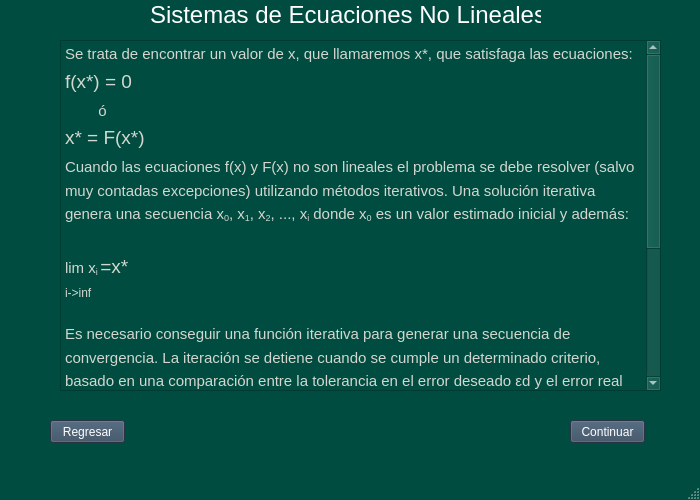
<?xml version="1.0" encoding="UTF-8"?>
<ui version="4.0">
 <class>ecuacionesnolineales</class>
 <widget class="QMainWindow" name="ecuacionesnolineales">
  <property name="geometry">
   <rect>
    <x>0</x>
    <y>0</y>
    <width>700</width>
    <height>500</height>
   </rect>
  </property>
  <property name="palette">
   <palette>
    <active>
     <colorrole role="WindowText">
      <brush brushstyle="SolidPattern">
       <color alpha="255">
        <red>255</red>
        <green>255</green>
        <blue>255</blue>
       </color>
      </brush>
     </colorrole>
     <colorrole role="Button">
      <brush brushstyle="SolidPattern">
       <color alpha="255">
        <red>0</red>
        <green>76</green>
        <blue>64</blue>
       </color>
      </brush>
     </colorrole>
     <colorrole role="Light">
      <brush brushstyle="SolidPattern">
       <color alpha="255">
        <red>0</red>
        <green>114</green>
        <blue>96</blue>
       </color>
      </brush>
     </colorrole>
     <colorrole role="Midlight">
      <brush brushstyle="SolidPattern">
       <color alpha="255">
        <red>0</red>
        <green>95</green>
        <blue>80</blue>
       </color>
      </brush>
     </colorrole>
     <colorrole role="Dark">
      <brush brushstyle="SolidPattern">
       <color alpha="255">
        <red>0</red>
        <green>38</green>
        <blue>32</blue>
       </color>
      </brush>
     </colorrole>
     <colorrole role="Mid">
      <brush brushstyle="SolidPattern">
       <color alpha="255">
        <red>0</red>
        <green>50</green>
        <blue>42</blue>
       </color>
      </brush>
     </colorrole>
     <colorrole role="Text">
      <brush brushstyle="SolidPattern">
       <color alpha="255">
        <red>255</red>
        <green>255</green>
        <blue>255</blue>
       </color>
      </brush>
     </colorrole>
     <colorrole role="BrightText">
      <brush brushstyle="SolidPattern">
       <color alpha="255">
        <red>255</red>
        <green>255</green>
        <blue>255</blue>
       </color>
      </brush>
     </colorrole>
     <colorrole role="ButtonText">
      <brush brushstyle="SolidPattern">
       <color alpha="255">
        <red>255</red>
        <green>255</green>
        <blue>255</blue>
       </color>
      </brush>
     </colorrole>
     <colorrole role="Base">
      <brush brushstyle="SolidPattern">
       <color alpha="255">
        <red>0</red>
        <green>0</green>
        <blue>0</blue>
       </color>
      </brush>
     </colorrole>
     <colorrole role="Window">
      <brush brushstyle="SolidPattern">
       <color alpha="255">
        <red>0</red>
        <green>76</green>
        <blue>64</blue>
       </color>
      </brush>
     </colorrole>
     <colorrole role="Shadow">
      <brush brushstyle="SolidPattern">
       <color alpha="255">
        <red>0</red>
        <green>0</green>
        <blue>0</blue>
       </color>
      </brush>
     </colorrole>
     <colorrole role="AlternateBase">
      <brush brushstyle="SolidPattern">
       <color alpha="255">
        <red>0</red>
        <green>38</green>
        <blue>32</blue>
       </color>
      </brush>
     </colorrole>
     <colorrole role="ToolTipBase">
      <brush brushstyle="SolidPattern">
       <color alpha="255">
        <red>255</red>
        <green>255</green>
        <blue>220</blue>
       </color>
      </brush>
     </colorrole>
     <colorrole role="ToolTipText">
      <brush brushstyle="SolidPattern">
       <color alpha="255">
        <red>0</red>
        <green>0</green>
        <blue>0</blue>
       </color>
      </brush>
     </colorrole>
     <colorrole role="PlaceholderText">
      <brush brushstyle="SolidPattern">
       <color alpha="128">
        <red>255</red>
        <green>255</green>
        <blue>255</blue>
       </color>
      </brush>
     </colorrole>
    </active>
    <inactive>
     <colorrole role="WindowText">
      <brush brushstyle="SolidPattern">
       <color alpha="255">
        <red>255</red>
        <green>255</green>
        <blue>255</blue>
       </color>
      </brush>
     </colorrole>
     <colorrole role="Button">
      <brush brushstyle="SolidPattern">
       <color alpha="255">
        <red>0</red>
        <green>76</green>
        <blue>64</blue>
       </color>
      </brush>
     </colorrole>
     <colorrole role="Light">
      <brush brushstyle="SolidPattern">
       <color alpha="255">
        <red>0</red>
        <green>114</green>
        <blue>96</blue>
       </color>
      </brush>
     </colorrole>
     <colorrole role="Midlight">
      <brush brushstyle="SolidPattern">
       <color alpha="255">
        <red>0</red>
        <green>95</green>
        <blue>80</blue>
       </color>
      </brush>
     </colorrole>
     <colorrole role="Dark">
      <brush brushstyle="SolidPattern">
       <color alpha="255">
        <red>0</red>
        <green>38</green>
        <blue>32</blue>
       </color>
      </brush>
     </colorrole>
     <colorrole role="Mid">
      <brush brushstyle="SolidPattern">
       <color alpha="255">
        <red>0</red>
        <green>50</green>
        <blue>42</blue>
       </color>
      </brush>
     </colorrole>
     <colorrole role="Text">
      <brush brushstyle="SolidPattern">
       <color alpha="255">
        <red>255</red>
        <green>255</green>
        <blue>255</blue>
       </color>
      </brush>
     </colorrole>
     <colorrole role="BrightText">
      <brush brushstyle="SolidPattern">
       <color alpha="255">
        <red>255</red>
        <green>255</green>
        <blue>255</blue>
       </color>
      </brush>
     </colorrole>
     <colorrole role="ButtonText">
      <brush brushstyle="SolidPattern">
       <color alpha="255">
        <red>255</red>
        <green>255</green>
        <blue>255</blue>
       </color>
      </brush>
     </colorrole>
     <colorrole role="Base">
      <brush brushstyle="SolidPattern">
       <color alpha="255">
        <red>0</red>
        <green>0</green>
        <blue>0</blue>
       </color>
      </brush>
     </colorrole>
     <colorrole role="Window">
      <brush brushstyle="SolidPattern">
       <color alpha="255">
        <red>0</red>
        <green>76</green>
        <blue>64</blue>
       </color>
      </brush>
     </colorrole>
     <colorrole role="Shadow">
      <brush brushstyle="SolidPattern">
       <color alpha="255">
        <red>0</red>
        <green>0</green>
        <blue>0</blue>
       </color>
      </brush>
     </colorrole>
     <colorrole role="AlternateBase">
      <brush brushstyle="SolidPattern">
       <color alpha="255">
        <red>0</red>
        <green>38</green>
        <blue>32</blue>
       </color>
      </brush>
     </colorrole>
     <colorrole role="ToolTipBase">
      <brush brushstyle="SolidPattern">
       <color alpha="255">
        <red>255</red>
        <green>255</green>
        <blue>220</blue>
       </color>
      </brush>
     </colorrole>
     <colorrole role="ToolTipText">
      <brush brushstyle="SolidPattern">
       <color alpha="255">
        <red>0</red>
        <green>0</green>
        <blue>0</blue>
       </color>
      </brush>
     </colorrole>
     <colorrole role="PlaceholderText">
      <brush brushstyle="SolidPattern">
       <color alpha="128">
        <red>255</red>
        <green>255</green>
        <blue>255</blue>
       </color>
      </brush>
     </colorrole>
    </inactive>
    <disabled>
     <colorrole role="WindowText">
      <brush brushstyle="SolidPattern">
       <color alpha="255">
        <red>0</red>
        <green>38</green>
        <blue>32</blue>
       </color>
      </brush>
     </colorrole>
     <colorrole role="Button">
      <brush brushstyle="SolidPattern">
       <color alpha="255">
        <red>0</red>
        <green>76</green>
        <blue>64</blue>
       </color>
      </brush>
     </colorrole>
     <colorrole role="Light">
      <brush brushstyle="SolidPattern">
       <color alpha="255">
        <red>0</red>
        <green>114</green>
        <blue>96</blue>
       </color>
      </brush>
     </colorrole>
     <colorrole role="Midlight">
      <brush brushstyle="SolidPattern">
       <color alpha="255">
        <red>0</red>
        <green>95</green>
        <blue>80</blue>
       </color>
      </brush>
     </colorrole>
     <colorrole role="Dark">
      <brush brushstyle="SolidPattern">
       <color alpha="255">
        <red>0</red>
        <green>38</green>
        <blue>32</blue>
       </color>
      </brush>
     </colorrole>
     <colorrole role="Mid">
      <brush brushstyle="SolidPattern">
       <color alpha="255">
        <red>0</red>
        <green>50</green>
        <blue>42</blue>
       </color>
      </brush>
     </colorrole>
     <colorrole role="Text">
      <brush brushstyle="SolidPattern">
       <color alpha="255">
        <red>0</red>
        <green>38</green>
        <blue>32</blue>
       </color>
      </brush>
     </colorrole>
     <colorrole role="BrightText">
      <brush brushstyle="SolidPattern">
       <color alpha="255">
        <red>255</red>
        <green>255</green>
        <blue>255</blue>
       </color>
      </brush>
     </colorrole>
     <colorrole role="ButtonText">
      <brush brushstyle="SolidPattern">
       <color alpha="255">
        <red>0</red>
        <green>38</green>
        <blue>32</blue>
       </color>
      </brush>
     </colorrole>
     <colorrole role="Base">
      <brush brushstyle="SolidPattern">
       <color alpha="255">
        <red>0</red>
        <green>76</green>
        <blue>64</blue>
       </color>
      </brush>
     </colorrole>
     <colorrole role="Window">
      <brush brushstyle="SolidPattern">
       <color alpha="255">
        <red>0</red>
        <green>76</green>
        <blue>64</blue>
       </color>
      </brush>
     </colorrole>
     <colorrole role="Shadow">
      <brush brushstyle="SolidPattern">
       <color alpha="255">
        <red>0</red>
        <green>0</green>
        <blue>0</blue>
       </color>
      </brush>
     </colorrole>
     <colorrole role="AlternateBase">
      <brush brushstyle="SolidPattern">
       <color alpha="255">
        <red>0</red>
        <green>76</green>
        <blue>64</blue>
       </color>
      </brush>
     </colorrole>
     <colorrole role="ToolTipBase">
      <brush brushstyle="SolidPattern">
       <color alpha="255">
        <red>255</red>
        <green>255</green>
        <blue>220</blue>
       </color>
      </brush>
     </colorrole>
     <colorrole role="ToolTipText">
      <brush brushstyle="SolidPattern">
       <color alpha="255">
        <red>0</red>
        <green>0</green>
        <blue>0</blue>
       </color>
      </brush>
     </colorrole>
     <colorrole role="PlaceholderText">
      <brush brushstyle="SolidPattern">
       <color alpha="128">
        <red>255</red>
        <green>255</green>
        <blue>255</blue>
       </color>
      </brush>
     </colorrole>
    </disabled>
   </palette>
  </property>
  <property name="windowTitle">
   <string>MainWindow</string>
  </property>
  <widget class="QWidget" name="centralwidget">
   <widget class="QLabel" name="label">
    <property name="geometry">
     <rect>
      <x>150</x>
      <y>-20</y>
      <width>391</width>
      <height>71</height>
     </rect>
    </property>
    <property name="text">
     <string>&lt;html&gt;&lt;head/&gt;&lt;body&gt;&lt;p align=&quot;center&quot;&gt;&lt;span style=&quot; font-size:18pt;&quot;&gt;Sistemas de Ecuaciones No Lineales&lt;/span&gt;&lt;/p&gt;&lt;/body&gt;&lt;/html&gt;</string>
    </property>
   </widget>
   <widget class="QPushButton" name="pushButton">
    <property name="geometry">
     <rect>
      <x>50</x>
      <y>420</y>
      <width>75</width>
      <height>23</height>
     </rect>
    </property>
    <property name="palette">
     <palette>
      <active>
       <colorrole role="WindowText">
        <brush brushstyle="SolidPattern">
         <color alpha="255">
          <red>255</red>
          <green>255</green>
          <blue>255</blue>
         </color>
        </brush>
       </colorrole>
       <colorrole role="Button">
        <brush brushstyle="SolidPattern">
         <color alpha="255">
          <red>53</red>
          <green>73</green>
          <blue>94</blue>
         </color>
        </brush>
       </colorrole>
       <colorrole role="Light">
        <brush brushstyle="SolidPattern">
         <color alpha="255">
          <red>79</red>
          <green>109</green>
          <blue>141</blue>
         </color>
        </brush>
       </colorrole>
       <colorrole role="Midlight">
        <brush brushstyle="SolidPattern">
         <color alpha="255">
          <red>66</red>
          <green>91</green>
          <blue>117</blue>
         </color>
        </brush>
       </colorrole>
       <colorrole role="Dark">
        <brush brushstyle="SolidPattern">
         <color alpha="255">
          <red>26</red>
          <green>36</green>
          <blue>47</blue>
         </color>
        </brush>
       </colorrole>
       <colorrole role="Mid">
        <brush brushstyle="SolidPattern">
         <color alpha="255">
          <red>35</red>
          <green>48</green>
          <blue>62</blue>
         </color>
        </brush>
       </colorrole>
       <colorrole role="Text">
        <brush brushstyle="SolidPattern">
         <color alpha="255">
          <red>255</red>
          <green>255</green>
          <blue>255</blue>
         </color>
        </brush>
       </colorrole>
       <colorrole role="BrightText">
        <brush brushstyle="SolidPattern">
         <color alpha="255">
          <red>255</red>
          <green>255</green>
          <blue>255</blue>
         </color>
        </brush>
       </colorrole>
       <colorrole role="ButtonText">
        <brush brushstyle="SolidPattern">
         <color alpha="255">
          <red>255</red>
          <green>255</green>
          <blue>255</blue>
         </color>
        </brush>
       </colorrole>
       <colorrole role="Base">
        <brush brushstyle="SolidPattern">
         <color alpha="255">
          <red>0</red>
          <green>0</green>
          <blue>0</blue>
         </color>
        </brush>
       </colorrole>
       <colorrole role="Window">
        <brush brushstyle="SolidPattern">
         <color alpha="255">
          <red>53</red>
          <green>73</green>
          <blue>94</blue>
         </color>
        </brush>
       </colorrole>
       <colorrole role="Shadow">
        <brush brushstyle="SolidPattern">
         <color alpha="255">
          <red>0</red>
          <green>0</green>
          <blue>0</blue>
         </color>
        </brush>
       </colorrole>
       <colorrole role="AlternateBase">
        <brush brushstyle="SolidPattern">
         <color alpha="255">
          <red>26</red>
          <green>36</green>
          <blue>47</blue>
         </color>
        </brush>
       </colorrole>
       <colorrole role="ToolTipBase">
        <brush brushstyle="SolidPattern">
         <color alpha="255">
          <red>255</red>
          <green>255</green>
          <blue>220</blue>
         </color>
        </brush>
       </colorrole>
       <colorrole role="ToolTipText">
        <brush brushstyle="SolidPattern">
         <color alpha="255">
          <red>0</red>
          <green>0</green>
          <blue>0</blue>
         </color>
        </brush>
       </colorrole>
       <colorrole role="PlaceholderText">
        <brush brushstyle="SolidPattern">
         <color alpha="128">
          <red>255</red>
          <green>255</green>
          <blue>255</blue>
         </color>
        </brush>
       </colorrole>
      </active>
      <inactive>
       <colorrole role="WindowText">
        <brush brushstyle="SolidPattern">
         <color alpha="255">
          <red>255</red>
          <green>255</green>
          <blue>255</blue>
         </color>
        </brush>
       </colorrole>
       <colorrole role="Button">
        <brush brushstyle="SolidPattern">
         <color alpha="255">
          <red>53</red>
          <green>73</green>
          <blue>94</blue>
         </color>
        </brush>
       </colorrole>
       <colorrole role="Light">
        <brush brushstyle="SolidPattern">
         <color alpha="255">
          <red>79</red>
          <green>109</green>
          <blue>141</blue>
         </color>
        </brush>
       </colorrole>
       <colorrole role="Midlight">
        <brush brushstyle="SolidPattern">
         <color alpha="255">
          <red>66</red>
          <green>91</green>
          <blue>117</blue>
         </color>
        </brush>
       </colorrole>
       <colorrole role="Dark">
        <brush brushstyle="SolidPattern">
         <color alpha="255">
          <red>26</red>
          <green>36</green>
          <blue>47</blue>
         </color>
        </brush>
       </colorrole>
       <colorrole role="Mid">
        <brush brushstyle="SolidPattern">
         <color alpha="255">
          <red>35</red>
          <green>48</green>
          <blue>62</blue>
         </color>
        </brush>
       </colorrole>
       <colorrole role="Text">
        <brush brushstyle="SolidPattern">
         <color alpha="255">
          <red>255</red>
          <green>255</green>
          <blue>255</blue>
         </color>
        </brush>
       </colorrole>
       <colorrole role="BrightText">
        <brush brushstyle="SolidPattern">
         <color alpha="255">
          <red>255</red>
          <green>255</green>
          <blue>255</blue>
         </color>
        </brush>
       </colorrole>
       <colorrole role="ButtonText">
        <brush brushstyle="SolidPattern">
         <color alpha="255">
          <red>255</red>
          <green>255</green>
          <blue>255</blue>
         </color>
        </brush>
       </colorrole>
       <colorrole role="Base">
        <brush brushstyle="SolidPattern">
         <color alpha="255">
          <red>0</red>
          <green>0</green>
          <blue>0</blue>
         </color>
        </brush>
       </colorrole>
       <colorrole role="Window">
        <brush brushstyle="SolidPattern">
         <color alpha="255">
          <red>53</red>
          <green>73</green>
          <blue>94</blue>
         </color>
        </brush>
       </colorrole>
       <colorrole role="Shadow">
        <brush brushstyle="SolidPattern">
         <color alpha="255">
          <red>0</red>
          <green>0</green>
          <blue>0</blue>
         </color>
        </brush>
       </colorrole>
       <colorrole role="AlternateBase">
        <brush brushstyle="SolidPattern">
         <color alpha="255">
          <red>26</red>
          <green>36</green>
          <blue>47</blue>
         </color>
        </brush>
       </colorrole>
       <colorrole role="ToolTipBase">
        <brush brushstyle="SolidPattern">
         <color alpha="255">
          <red>255</red>
          <green>255</green>
          <blue>220</blue>
         </color>
        </brush>
       </colorrole>
       <colorrole role="ToolTipText">
        <brush brushstyle="SolidPattern">
         <color alpha="255">
          <red>0</red>
          <green>0</green>
          <blue>0</blue>
         </color>
        </brush>
       </colorrole>
       <colorrole role="PlaceholderText">
        <brush brushstyle="SolidPattern">
         <color alpha="128">
          <red>255</red>
          <green>255</green>
          <blue>255</blue>
         </color>
        </brush>
       </colorrole>
      </inactive>
      <disabled>
       <colorrole role="WindowText">
        <brush brushstyle="SolidPattern">
         <color alpha="255">
          <red>26</red>
          <green>36</green>
          <blue>47</blue>
         </color>
        </brush>
       </colorrole>
       <colorrole role="Button">
        <brush brushstyle="SolidPattern">
         <color alpha="255">
          <red>53</red>
          <green>73</green>
          <blue>94</blue>
         </color>
        </brush>
       </colorrole>
       <colorrole role="Light">
        <brush brushstyle="SolidPattern">
         <color alpha="255">
          <red>79</red>
          <green>109</green>
          <blue>141</blue>
         </color>
        </brush>
       </colorrole>
       <colorrole role="Midlight">
        <brush brushstyle="SolidPattern">
         <color alpha="255">
          <red>66</red>
          <green>91</green>
          <blue>117</blue>
         </color>
        </brush>
       </colorrole>
       <colorrole role="Dark">
        <brush brushstyle="SolidPattern">
         <color alpha="255">
          <red>26</red>
          <green>36</green>
          <blue>47</blue>
         </color>
        </brush>
       </colorrole>
       <colorrole role="Mid">
        <brush brushstyle="SolidPattern">
         <color alpha="255">
          <red>35</red>
          <green>48</green>
          <blue>62</blue>
         </color>
        </brush>
       </colorrole>
       <colorrole role="Text">
        <brush brushstyle="SolidPattern">
         <color alpha="255">
          <red>26</red>
          <green>36</green>
          <blue>47</blue>
         </color>
        </brush>
       </colorrole>
       <colorrole role="BrightText">
        <brush brushstyle="SolidPattern">
         <color alpha="255">
          <red>255</red>
          <green>255</green>
          <blue>255</blue>
         </color>
        </brush>
       </colorrole>
       <colorrole role="ButtonText">
        <brush brushstyle="SolidPattern">
         <color alpha="255">
          <red>26</red>
          <green>36</green>
          <blue>47</blue>
         </color>
        </brush>
       </colorrole>
       <colorrole role="Base">
        <brush brushstyle="SolidPattern">
         <color alpha="255">
          <red>53</red>
          <green>73</green>
          <blue>94</blue>
         </color>
        </brush>
       </colorrole>
       <colorrole role="Window">
        <brush brushstyle="SolidPattern">
         <color alpha="255">
          <red>53</red>
          <green>73</green>
          <blue>94</blue>
         </color>
        </brush>
       </colorrole>
       <colorrole role="Shadow">
        <brush brushstyle="SolidPattern">
         <color alpha="255">
          <red>0</red>
          <green>0</green>
          <blue>0</blue>
         </color>
        </brush>
       </colorrole>
       <colorrole role="AlternateBase">
        <brush brushstyle="SolidPattern">
         <color alpha="255">
          <red>53</red>
          <green>73</green>
          <blue>94</blue>
         </color>
        </brush>
       </colorrole>
       <colorrole role="ToolTipBase">
        <brush brushstyle="SolidPattern">
         <color alpha="255">
          <red>255</red>
          <green>255</green>
          <blue>220</blue>
         </color>
        </brush>
       </colorrole>
       <colorrole role="ToolTipText">
        <brush brushstyle="SolidPattern">
         <color alpha="255">
          <red>0</red>
          <green>0</green>
          <blue>0</blue>
         </color>
        </brush>
       </colorrole>
       <colorrole role="PlaceholderText">
        <brush brushstyle="SolidPattern">
         <color alpha="128">
          <red>255</red>
          <green>255</green>
          <blue>255</blue>
         </color>
        </brush>
       </colorrole>
      </disabled>
     </palette>
    </property>
    <property name="text">
     <string>Regresar</string>
    </property>
   </widget>
   <widget class="QPushButton" name="pushButton_2">
    <property name="geometry">
     <rect>
      <x>570</x>
      <y>420</y>
      <width>75</width>
      <height>23</height>
     </rect>
    </property>
    <property name="palette">
     <palette>
      <active>
       <colorrole role="WindowText">
        <brush brushstyle="SolidPattern">
         <color alpha="255">
          <red>255</red>
          <green>255</green>
          <blue>255</blue>
         </color>
        </brush>
       </colorrole>
       <colorrole role="Button">
        <brush brushstyle="SolidPattern">
         <color alpha="255">
          <red>53</red>
          <green>73</green>
          <blue>94</blue>
         </color>
        </brush>
       </colorrole>
       <colorrole role="Light">
        <brush brushstyle="SolidPattern">
         <color alpha="255">
          <red>79</red>
          <green>109</green>
          <blue>141</blue>
         </color>
        </brush>
       </colorrole>
       <colorrole role="Midlight">
        <brush brushstyle="SolidPattern">
         <color alpha="255">
          <red>66</red>
          <green>91</green>
          <blue>117</blue>
         </color>
        </brush>
       </colorrole>
       <colorrole role="Dark">
        <brush brushstyle="SolidPattern">
         <color alpha="255">
          <red>26</red>
          <green>36</green>
          <blue>47</blue>
         </color>
        </brush>
       </colorrole>
       <colorrole role="Mid">
        <brush brushstyle="SolidPattern">
         <color alpha="255">
          <red>35</red>
          <green>48</green>
          <blue>62</blue>
         </color>
        </brush>
       </colorrole>
       <colorrole role="Text">
        <brush brushstyle="SolidPattern">
         <color alpha="255">
          <red>255</red>
          <green>255</green>
          <blue>255</blue>
         </color>
        </brush>
       </colorrole>
       <colorrole role="BrightText">
        <brush brushstyle="SolidPattern">
         <color alpha="255">
          <red>255</red>
          <green>255</green>
          <blue>255</blue>
         </color>
        </brush>
       </colorrole>
       <colorrole role="ButtonText">
        <brush brushstyle="SolidPattern">
         <color alpha="255">
          <red>255</red>
          <green>255</green>
          <blue>255</blue>
         </color>
        </brush>
       </colorrole>
       <colorrole role="Base">
        <brush brushstyle="SolidPattern">
         <color alpha="255">
          <red>0</red>
          <green>0</green>
          <blue>0</blue>
         </color>
        </brush>
       </colorrole>
       <colorrole role="Window">
        <brush brushstyle="SolidPattern">
         <color alpha="255">
          <red>53</red>
          <green>73</green>
          <blue>94</blue>
         </color>
        </brush>
       </colorrole>
       <colorrole role="Shadow">
        <brush brushstyle="SolidPattern">
         <color alpha="255">
          <red>0</red>
          <green>0</green>
          <blue>0</blue>
         </color>
        </brush>
       </colorrole>
       <colorrole role="AlternateBase">
        <brush brushstyle="SolidPattern">
         <color alpha="255">
          <red>26</red>
          <green>36</green>
          <blue>47</blue>
         </color>
        </brush>
       </colorrole>
       <colorrole role="ToolTipBase">
        <brush brushstyle="SolidPattern">
         <color alpha="255">
          <red>255</red>
          <green>255</green>
          <blue>220</blue>
         </color>
        </brush>
       </colorrole>
       <colorrole role="ToolTipText">
        <brush brushstyle="SolidPattern">
         <color alpha="255">
          <red>0</red>
          <green>0</green>
          <blue>0</blue>
         </color>
        </brush>
       </colorrole>
       <colorrole role="PlaceholderText">
        <brush brushstyle="SolidPattern">
         <color alpha="128">
          <red>255</red>
          <green>255</green>
          <blue>255</blue>
         </color>
        </brush>
       </colorrole>
      </active>
      <inactive>
       <colorrole role="WindowText">
        <brush brushstyle="SolidPattern">
         <color alpha="255">
          <red>255</red>
          <green>255</green>
          <blue>255</blue>
         </color>
        </brush>
       </colorrole>
       <colorrole role="Button">
        <brush brushstyle="SolidPattern">
         <color alpha="255">
          <red>53</red>
          <green>73</green>
          <blue>94</blue>
         </color>
        </brush>
       </colorrole>
       <colorrole role="Light">
        <brush brushstyle="SolidPattern">
         <color alpha="255">
          <red>79</red>
          <green>109</green>
          <blue>141</blue>
         </color>
        </brush>
       </colorrole>
       <colorrole role="Midlight">
        <brush brushstyle="SolidPattern">
         <color alpha="255">
          <red>66</red>
          <green>91</green>
          <blue>117</blue>
         </color>
        </brush>
       </colorrole>
       <colorrole role="Dark">
        <brush brushstyle="SolidPattern">
         <color alpha="255">
          <red>26</red>
          <green>36</green>
          <blue>47</blue>
         </color>
        </brush>
       </colorrole>
       <colorrole role="Mid">
        <brush brushstyle="SolidPattern">
         <color alpha="255">
          <red>35</red>
          <green>48</green>
          <blue>62</blue>
         </color>
        </brush>
       </colorrole>
       <colorrole role="Text">
        <brush brushstyle="SolidPattern">
         <color alpha="255">
          <red>255</red>
          <green>255</green>
          <blue>255</blue>
         </color>
        </brush>
       </colorrole>
       <colorrole role="BrightText">
        <brush brushstyle="SolidPattern">
         <color alpha="255">
          <red>255</red>
          <green>255</green>
          <blue>255</blue>
         </color>
        </brush>
       </colorrole>
       <colorrole role="ButtonText">
        <brush brushstyle="SolidPattern">
         <color alpha="255">
          <red>255</red>
          <green>255</green>
          <blue>255</blue>
         </color>
        </brush>
       </colorrole>
       <colorrole role="Base">
        <brush brushstyle="SolidPattern">
         <color alpha="255">
          <red>0</red>
          <green>0</green>
          <blue>0</blue>
         </color>
        </brush>
       </colorrole>
       <colorrole role="Window">
        <brush brushstyle="SolidPattern">
         <color alpha="255">
          <red>53</red>
          <green>73</green>
          <blue>94</blue>
         </color>
        </brush>
       </colorrole>
       <colorrole role="Shadow">
        <brush brushstyle="SolidPattern">
         <color alpha="255">
          <red>0</red>
          <green>0</green>
          <blue>0</blue>
         </color>
        </brush>
       </colorrole>
       <colorrole role="AlternateBase">
        <brush brushstyle="SolidPattern">
         <color alpha="255">
          <red>26</red>
          <green>36</green>
          <blue>47</blue>
         </color>
        </brush>
       </colorrole>
       <colorrole role="ToolTipBase">
        <brush brushstyle="SolidPattern">
         <color alpha="255">
          <red>255</red>
          <green>255</green>
          <blue>220</blue>
         </color>
        </brush>
       </colorrole>
       <colorrole role="ToolTipText">
        <brush brushstyle="SolidPattern">
         <color alpha="255">
          <red>0</red>
          <green>0</green>
          <blue>0</blue>
         </color>
        </brush>
       </colorrole>
       <colorrole role="PlaceholderText">
        <brush brushstyle="SolidPattern">
         <color alpha="128">
          <red>255</red>
          <green>255</green>
          <blue>255</blue>
         </color>
        </brush>
       </colorrole>
      </inactive>
      <disabled>
       <colorrole role="WindowText">
        <brush brushstyle="SolidPattern">
         <color alpha="255">
          <red>26</red>
          <green>36</green>
          <blue>47</blue>
         </color>
        </brush>
       </colorrole>
       <colorrole role="Button">
        <brush brushstyle="SolidPattern">
         <color alpha="255">
          <red>53</red>
          <green>73</green>
          <blue>94</blue>
         </color>
        </brush>
       </colorrole>
       <colorrole role="Light">
        <brush brushstyle="SolidPattern">
         <color alpha="255">
          <red>79</red>
          <green>109</green>
          <blue>141</blue>
         </color>
        </brush>
       </colorrole>
       <colorrole role="Midlight">
        <brush brushstyle="SolidPattern">
         <color alpha="255">
          <red>66</red>
          <green>91</green>
          <blue>117</blue>
         </color>
        </brush>
       </colorrole>
       <colorrole role="Dark">
        <brush brushstyle="SolidPattern">
         <color alpha="255">
          <red>26</red>
          <green>36</green>
          <blue>47</blue>
         </color>
        </brush>
       </colorrole>
       <colorrole role="Mid">
        <brush brushstyle="SolidPattern">
         <color alpha="255">
          <red>35</red>
          <green>48</green>
          <blue>62</blue>
         </color>
        </brush>
       </colorrole>
       <colorrole role="Text">
        <brush brushstyle="SolidPattern">
         <color alpha="255">
          <red>26</red>
          <green>36</green>
          <blue>47</blue>
         </color>
        </brush>
       </colorrole>
       <colorrole role="BrightText">
        <brush brushstyle="SolidPattern">
         <color alpha="255">
          <red>255</red>
          <green>255</green>
          <blue>255</blue>
         </color>
        </brush>
       </colorrole>
       <colorrole role="ButtonText">
        <brush brushstyle="SolidPattern">
         <color alpha="255">
          <red>26</red>
          <green>36</green>
          <blue>47</blue>
         </color>
        </brush>
       </colorrole>
       <colorrole role="Base">
        <brush brushstyle="SolidPattern">
         <color alpha="255">
          <red>53</red>
          <green>73</green>
          <blue>94</blue>
         </color>
        </brush>
       </colorrole>
       <colorrole role="Window">
        <brush brushstyle="SolidPattern">
         <color alpha="255">
          <red>53</red>
          <green>73</green>
          <blue>94</blue>
         </color>
        </brush>
       </colorrole>
       <colorrole role="Shadow">
        <brush brushstyle="SolidPattern">
         <color alpha="255">
          <red>0</red>
          <green>0</green>
          <blue>0</blue>
         </color>
        </brush>
       </colorrole>
       <colorrole role="AlternateBase">
        <brush brushstyle="SolidPattern">
         <color alpha="255">
          <red>53</red>
          <green>73</green>
          <blue>94</blue>
         </color>
        </brush>
       </colorrole>
       <colorrole role="ToolTipBase">
        <brush brushstyle="SolidPattern">
         <color alpha="255">
          <red>255</red>
          <green>255</green>
          <blue>220</blue>
         </color>
        </brush>
       </colorrole>
       <colorrole role="ToolTipText">
        <brush brushstyle="SolidPattern">
         <color alpha="255">
          <red>0</red>
          <green>0</green>
          <blue>0</blue>
         </color>
        </brush>
       </colorrole>
       <colorrole role="PlaceholderText">
        <brush brushstyle="SolidPattern">
         <color alpha="128">
          <red>255</red>
          <green>255</green>
          <blue>255</blue>
         </color>
        </brush>
       </colorrole>
      </disabled>
     </palette>
    </property>
    <property name="text">
     <string>Continuar</string>
    </property>
   </widget>
   <widget class="QTextBrowser" name="textBrowser">
    <property name="geometry">
     <rect>
      <x>60</x>
      <y>40</y>
      <width>601</width>
      <height>351</height>
     </rect>
    </property>
    <property name="palette">
     <palette>
      <active>
       <colorrole role="Base">
        <brush brushstyle="SolidPattern">
         <color alpha="255">
          <red>0</red>
          <green>76</green>
          <blue>64</blue>
         </color>
        </brush>
       </colorrole>
       <colorrole role="Shadow">
        <brush brushstyle="SolidPattern">
         <color alpha="255">
          <red>0</red>
          <green>76</green>
          <blue>64</blue>
         </color>
        </brush>
       </colorrole>
       <colorrole role="ToolTipText">
        <brush brushstyle="SolidPattern">
         <color alpha="255">
          <red>0</red>
          <green>76</green>
          <blue>64</blue>
         </color>
        </brush>
       </colorrole>
      </active>
      <inactive>
       <colorrole role="Base">
        <brush brushstyle="SolidPattern">
         <color alpha="255">
          <red>0</red>
          <green>76</green>
          <blue>64</blue>
         </color>
        </brush>
       </colorrole>
       <colorrole role="Shadow">
        <brush brushstyle="SolidPattern">
         <color alpha="255">
          <red>0</red>
          <green>76</green>
          <blue>64</blue>
         </color>
        </brush>
       </colorrole>
       <colorrole role="ToolTipText">
        <brush brushstyle="SolidPattern">
         <color alpha="255">
          <red>0</red>
          <green>76</green>
          <blue>64</blue>
         </color>
        </brush>
       </colorrole>
      </inactive>
      <disabled>
       <colorrole role="Base">
        <brush brushstyle="SolidPattern">
         <color alpha="255">
          <red>0</red>
          <green>76</green>
          <blue>64</blue>
         </color>
        </brush>
       </colorrole>
       <colorrole role="Shadow">
        <brush brushstyle="SolidPattern">
         <color alpha="255">
          <red>0</red>
          <green>76</green>
          <blue>64</blue>
         </color>
        </brush>
       </colorrole>
       <colorrole role="ToolTipText">
        <brush brushstyle="SolidPattern">
         <color alpha="255">
          <red>0</red>
          <green>76</green>
          <blue>64</blue>
         </color>
        </brush>
       </colorrole>
      </disabled>
     </palette>
    </property>
    <property name="html">
     <string>&lt;!DOCTYPE HTML PUBLIC &quot;-//W3C//DTD HTML 4.0//EN&quot; &quot;http://www.w3.org/TR/REC-html40/strict.dtd&quot;&gt;
&lt;html&gt;&lt;head&gt;&lt;meta name=&quot;qrichtext&quot; content=&quot;1&quot; /&gt;&lt;style type=&quot;text/css&quot;&gt;
p, li { white-space: pre-wrap; }
&lt;/style&gt;&lt;/head&gt;&lt;body style=&quot; font-family:'Ubuntu'; font-size:10pt; font-weight:400; font-style:normal;&quot;&gt;
&lt;p style=&quot; margin-top:0px; margin-bottom:0px; margin-left:0px; margin-right:0px; -qt-block-indent:0; text-indent:0px; line-height:138%;&quot;&gt;&lt;a name=&quot;docs-internal-guid-42c93b65-7fff-90ec-6750-601008d470cf&quot;&gt;&lt;/a&gt;&lt;span style=&quot; font-family:'Roboto','sans-serif'; font-size:11pt; color:#d3d7cf; background-color:transparent;&quot;&gt;S&lt;/span&gt;&lt;span style=&quot; font-family:'Roboto','sans-serif'; font-size:11pt; color:#d3d7cf; background-color:transparent;&quot;&gt;e trata de encontrar un valor de x, que llamaremos x*, que satisfaga las ecuaciones:&lt;/span&gt;&lt;/p&gt;
&lt;p style=&quot; margin-top:0px; margin-bottom:0px; margin-left:0px; margin-right:0px; -qt-block-indent:0; text-indent:0px; line-height:138%;&quot;&gt;&lt;span style=&quot; font-family:'Roboto','sans-serif'; font-size:14pt; color:#d3d7cf; background-color:transparent;&quot;&gt;f(x*) = 0 &lt;/span&gt;&lt;/p&gt;
&lt;p style=&quot; margin-top:0px; margin-bottom:0px; margin-left:0px; margin-right:0px; -qt-block-indent:0; text-indent:0px; line-height:138%;&quot;&gt;&lt;span style=&quot; font-family:'Roboto','sans-serif'; font-size:11pt; color:#d3d7cf; background-color:transparent;&quot;&gt;        ó&lt;/span&gt;&lt;/p&gt;
&lt;p style=&quot; margin-top:0px; margin-bottom:0px; margin-left:0px; margin-right:0px; -qt-block-indent:0; text-indent:0px; line-height:138%;&quot;&gt;&lt;span style=&quot; font-family:'Roboto','sans-serif'; font-size:14pt; color:#d3d7cf; background-color:transparent;&quot;&gt;x* = F(x*)&lt;/span&gt;&lt;/p&gt;
&lt;p style=&quot; margin-top:0px; margin-bottom:0px; margin-left:0px; margin-right:0px; -qt-block-indent:0; text-indent:0px; line-height:138%;&quot;&gt;&lt;span style=&quot; font-family:'Roboto','sans-serif'; font-size:11pt; color:#d3d7cf; background-color:transparent;&quot;&gt;Cuando las ecuaciones f(x) y F(x) no son lineales el problema se debe resolver (salvo muy contadas excepciones) utilizando métodos iterativos. Una solución iterativa genera una secuencia x&lt;/span&gt;&lt;span style=&quot; font-family:'Roboto','sans-serif'; font-size:11pt; color:#d3d7cf; background-color:transparent; vertical-align:sub;&quot;&gt;0&lt;/span&gt;&lt;span style=&quot; font-family:'Roboto','sans-serif'; font-size:11pt; color:#d3d7cf; background-color:transparent;&quot;&gt;, x&lt;/span&gt;&lt;span style=&quot; font-family:'Roboto','sans-serif'; font-size:11pt; color:#d3d7cf; background-color:transparent; vertical-align:sub;&quot;&gt;1&lt;/span&gt;&lt;span style=&quot; font-family:'Roboto','sans-serif'; font-size:11pt; color:#d3d7cf; background-color:transparent;&quot;&gt;, x&lt;/span&gt;&lt;span style=&quot; font-family:'Roboto','sans-serif'; font-size:11pt; color:#d3d7cf; background-color:transparent; vertical-align:sub;&quot;&gt;2&lt;/span&gt;&lt;span style=&quot; font-family:'Roboto','sans-serif'; font-size:11pt; color:#d3d7cf; background-color:transparent;&quot;&gt;, ..., x&lt;/span&gt;&lt;span style=&quot; font-family:'Roboto','sans-serif'; font-size:11pt; color:#d3d7cf; background-color:transparent; vertical-align:sub;&quot;&gt;i&lt;/span&gt;&lt;span style=&quot; font-family:'Roboto','sans-serif'; font-size:11pt; color:#d3d7cf; background-color:transparent;&quot;&gt; donde x&lt;/span&gt;&lt;span style=&quot; font-family:'Roboto','sans-serif'; font-size:11pt; color:#d3d7cf; background-color:transparent; vertical-align:sub;&quot;&gt;0&lt;/span&gt;&lt;span style=&quot; font-family:'Roboto','sans-serif'; font-size:11pt; color:#d3d7cf; background-color:transparent;&quot;&gt; es un valor estimado inicial y además:&lt;/span&gt;&lt;/p&gt;
&lt;p style=&quot;-qt-paragraph-type:empty; margin-top:0px; margin-bottom:0px; margin-left:0px; margin-right:0px; -qt-block-indent:0; text-indent:0px; line-height:138%; font-family:'Roboto','sans-serif'; font-size:11pt; color:#d3d7cf;&quot;&gt;&lt;br /&gt;&lt;/p&gt;
&lt;p style=&quot; margin-top:0px; margin-bottom:0px; margin-left:0px; margin-right:0px; -qt-block-indent:0; text-indent:0px; line-height:138%;&quot;&gt;&lt;span style=&quot; font-family:'Roboto','sans-serif'; font-size:11pt; color:#d3d7cf; background-color:transparent;&quot;&gt;lim x&lt;/span&gt;&lt;span style=&quot; font-family:'Roboto','sans-serif'; font-size:11pt; color:#d3d7cf; background-color:transparent; vertical-align:sub;&quot;&gt;i &lt;/span&gt;&lt;span style=&quot; font-family:'Roboto','sans-serif'; font-size:14pt; color:#d3d7cf; background-color:transparent;&quot;&gt;=x*&lt;/span&gt;&lt;/p&gt;
&lt;p style=&quot; margin-top:0px; margin-bottom:0px; margin-left:0px; margin-right:0px; -qt-block-indent:0; text-indent:0px; line-height:138%;&quot;&gt;&lt;span style=&quot; font-family:'Roboto','sans-serif'; font-size:9pt; color:#d3d7cf; background-color:transparent;&quot;&gt;i-&amp;gt;inf&lt;/span&gt;&lt;/p&gt;
&lt;p style=&quot;-qt-paragraph-type:empty; margin-top:0px; margin-bottom:0px; margin-left:0px; margin-right:0px; -qt-block-indent:0; text-indent:0px; line-height:138%; font-family:'Roboto','sans-serif'; font-size:9pt; color:#d3d7cf;&quot;&gt;&lt;br /&gt;&lt;/p&gt;
&lt;p style=&quot; margin-top:0px; margin-bottom:0px; margin-left:0px; margin-right:0px; -qt-block-indent:0; text-indent:0px; line-height:138%;&quot;&gt;&lt;span style=&quot; font-family:'Roboto','sans-serif'; font-size:11pt; color:#d3d7cf; background-color:transparent;&quot;&gt;Es necesario conseguir una función iterativa para generar una secuencia de convergencia. La iteración se detiene cuando se cumple un determinado criterio, basado en una comparación entre la tolerancia en el error deseado εd y el error real εy. &lt;/span&gt;&lt;/p&gt;
&lt;p style=&quot; margin-top:0px; margin-bottom:0px; margin-left:0px; margin-right:0px; -qt-block-indent:0; text-indent:0px; line-height:138%;&quot;&gt;&lt;span style=&quot; font-family:'Roboto','sans-serif'; font-size:11pt; color:#d3d7cf; background-color:transparent;&quot;&gt;El error exacto en cada iteración viene dado por:&lt;/span&gt;&lt;/p&gt;
&lt;p style=&quot;-qt-paragraph-type:empty; margin-top:0px; margin-bottom:0px; margin-left:0px; margin-right:0px; -qt-block-indent:0; text-indent:0px; line-height:138%; font-family:'Roboto','sans-serif'; font-size:11pt; color:#d3d7cf;&quot;&gt;&lt;br /&gt;&lt;/p&gt;
&lt;p style=&quot; margin-top:0px; margin-bottom:0px; margin-left:0px; margin-right:0px; -qt-block-indent:0; text-indent:0px; line-height:138%;&quot;&gt;&lt;span style=&quot; font-family:'Roboto','sans-serif'; font-size:14pt; color:#d3d7cf; background-color:transparent;&quot;&gt;|x&lt;/span&gt;&lt;span style=&quot; font-family:'Roboto','sans-serif'; font-size:14pt; color:#d3d7cf; background-color:transparent; vertical-align:sub;&quot;&gt;i&lt;/span&gt;&lt;span style=&quot; font-family:'Roboto','sans-serif'; font-size:14pt; color:#d3d7cf; background-color:transparent;&quot;&gt;=x*|=E&lt;/span&gt;&lt;span style=&quot; font-family:'Roboto','sans-serif'; font-size:14pt; color:#d3d7cf; background-color:transparent; vertical-align:sub;&quot;&gt;i&lt;/span&gt;&lt;/p&gt;
&lt;p style=&quot;-qt-paragraph-type:empty; margin-top:0px; margin-bottom:0px; margin-left:0px; margin-right:0px; -qt-block-indent:0; text-indent:0px; line-height:138%; font-family:'Roboto','sans-serif'; font-size:14pt; color:#d3d7cf; vertical-align:sub;&quot;&gt;&lt;br /&gt;&lt;/p&gt;
&lt;p style=&quot; margin-top:0px; margin-bottom:0px; margin-left:0px; margin-right:0px; -qt-block-indent:0; text-indent:0px; line-height:138%;&quot;&gt;&lt;span style=&quot; font-family:'Roboto','sans-serif'; font-size:11pt; color:#d3d7cf; background-color:transparent;&quot;&gt;La relación de convergencia se define por:&lt;/span&gt;&lt;/p&gt;
&lt;p style=&quot;-qt-paragraph-type:empty; margin-top:0px; margin-bottom:0px; margin-left:0px; margin-right:0px; -qt-block-indent:0; text-indent:0px; line-height:138%; font-family:'Roboto','sans-serif'; font-size:11pt; color:#d3d7cf;&quot;&gt;&lt;br /&gt;&lt;/p&gt;
&lt;p style=&quot; margin-top:0px; margin-bottom:0px; margin-left:0px; margin-right:0px; -qt-block-indent:0; text-indent:0px; line-height:138%;&quot;&gt;&lt;span style=&quot; font-family:'Roboto','sans-serif'; font-size:14pt; color:#d3d7cf; background-color:transparent;&quot;&gt;r&lt;/span&gt;&lt;span style=&quot; font-family:'Roboto','sans-serif'; font-size:14pt; color:#d3d7cf; background-color:transparent; vertical-align:sub;&quot;&gt;i&lt;/span&gt;&lt;span style=&quot; font-family:'Roboto','sans-serif'; font-size:14pt; color:#d3d7cf; background-color:transparent;&quot;&gt; =((E&lt;/span&gt;&lt;span style=&quot; font-family:'Roboto','sans-serif'; font-size:14pt; color:#d3d7cf; background-color:transparent; vertical-align:sub;&quot;&gt;i+1&lt;/span&gt;&lt;span style=&quot; font-family:'Roboto','sans-serif'; font-size:14pt; color:#d3d7cf; background-color:transparent;&quot;&gt;)/(E&lt;/span&gt;&lt;span style=&quot; font-family:'Roboto','sans-serif'; font-size:14pt; color:#d3d7cf; background-color:transparent; vertical-align:sub;&quot;&gt;i&lt;/span&gt;&lt;span style=&quot; font-family:'Roboto','sans-serif'; font-size:14pt; color:#d3d7cf; background-color:transparent;&quot;&gt;)) &lt;/span&gt;&lt;/p&gt;&lt;/body&gt;&lt;/html&gt;</string>
    </property>
   </widget>
  </widget>
  <widget class="QMenuBar" name="menubar">
   <property name="geometry">
    <rect>
     <x>0</x>
     <y>0</y>
     <width>700</width>
     <height>21</height>
    </rect>
   </property>
  </widget>
  <widget class="QStatusBar" name="statusbar"/>
 </widget>
 <resources/>
 <connections/>
</ui>
